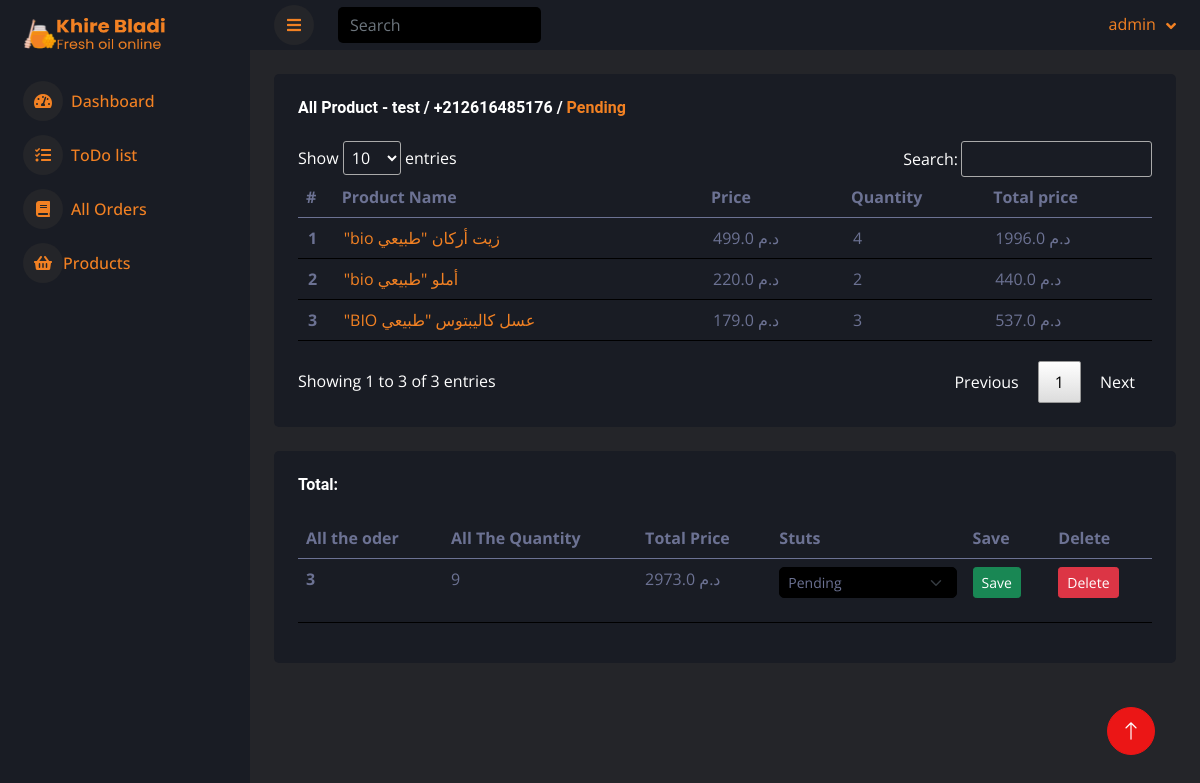
The app's page /dashboard/Order_Details/117 (signed in) with its own data.
### products/models.py (models this page shows)
class ShippingAddress(models.Model):
    customer = models.ForeignKey(Customer, on_delete=models.SET_NULL, blank=True, null=True)
    order = models.ForeignKey(Order, on_delete=models.SET_NULL, blank=True, null=True)
    name = models.CharField(max_length=255, null=True)
    email = models.EmailField(max_length=255, null=True, blank=True)
    city = models.CharField(max_length=255, null=True)
    phone_number = PhoneNumberField()
    date = models.DateTimeField(auto_now_add=True, null=True)
    STATUS_CHOICES = (
        ("Pending", "Pending"),
        ("Processed", "Processed"),
        ("Closed", "Closed"),
    )
    status = models.CharField(max_length=9, choices=STATUS_CHOICES, default="Pending", null=True)
    def __str__(self):
        return self.name

class OrderItem(models.Model):
    product = models.ForeignKey(Product, on_delete=models.SET_NULL, blank=True, null=True)
    order = models.ForeignKey(Order, on_delete=models.SET_NULL, blank=True, null=True)
    quantity = models.IntegerField(default=0, blank=True, null=True)
    date_added = models.DateTimeField(auto_now_add=True)
    def __str__(self):
        return str(self.product)
    @property
    def get_total(self):
        return self.product.price * self.quantity

class Product(models.Model):
    name = models.CharField(max_length = 100)
    discription = models.TextField()
    categories = models.ForeignKey(Categories, on_delete=models.CASCADE, null=True)
    price = models.FloatField()
    anchor_price = models.FloatField()
    product_image = models.ImageField(upload_to = "product", null=True)
    date = models.DateTimeField(auto_now_add=True)
    is_active = models.BooleanField(default=True)
    slug = AutoSlugField(unique=True)
    def __str__(self):
        return self.name

### dashboard/views.py (the view)
# urls.py: path("Order_Details/<int:pk>", order_details, name="order_details"),
def order_details(request, pk):
    orderitems = OrderItem.objects.filter(order=pk)
    client_info = ShippingAddress.objects.get(order=pk)
    if request.method.lower() == 'post':
        form = OrderStatusForm(request.POST)
        if form.is_valid():
            selected_status = form.cleaned_data['status']
            client_info.status = selected_status
            client_info.save()
    else:
        form = OrderStatusForm()
    quantity = sum([ x.quantity for x in orderitems ])
    total_price = sum([ x.get_total for x in orderitems ])
    context = {
        "orderitems": orderitems,
        "client_info": client_info,
        'form': form,
        "total": {
                'all_items': len(orderitems),
                'quantity': quantity,
                'total_price': total_price,
            },
    }
    return render(request, 'dashboard/order_details.html', context)

### dashboard/forms.py
class OrderStatusForm(forms.Form):
    STATUS_CHOICES = [
        ('', 'Select Status'),
        ("Pending", "Pending"),
        ("Processed", "Processed"),
        ("Closed", "Closed"),
    ]
    status = forms.ChoiceField(choices=STATUS_CHOICES, widget=forms.Select(attrs={'class': 'form-select form-select-sm mb-3'}))

### products/context_processors.py (called while the page is built)
def cart_items(request):
    items = []
    try:
        customer = request.user.customer
    except AttributeError :
        try:
            device = request.COOKIES['device']
            customer, created = Customer.objects.get_or_create(device=device)
            order, created = Order.objects.get_or_create(customer=customer, complete=False)
            items = order.orderitem_set.all()
        except:
            items = []
    return {'cartItems': len(items),}

def crsf_token(request):
    csrf_token_included = request.session.get('csrf_token_included', False)
    request.session['csrf_token_included'] = True
    return {'csrf_token_included': csrf_token_included}

### dashboard/templates/dashboard/order_details.html (shortened to what this page needs)
{% extends 'dash_base.html' %}
{% load static %}
{% block sign_css %}
<link href="{% static 'dash_css/table.css' %}" rel="stylesheet">
{% endblock sign_css %}
{% block content %}
<div class="container-fluid pt-4 px-4">
    <div class="row g-4">
        <div class="col-12">
            <div class="bg-secondary rounded h-100 p-4">
                <h6 class="mb-4">All Product - {{ client_info }} / {{ client_info.phone_number }} /
                    {% if client_info.status == 'Pending' %}
                        <span class="text-primary">{{ client_info.status }}</span>
                    {% elif client_info.status == 'Processed' %}
                        <span class="text-success">{{ client_info.status }}</span>
                    {% else %}
                        <span class="text-danger">{{ client_info.status }}</span>
                    {% endif %}
                </h6>
                <div class="table-responsive">
                    <table id="orderTable"  class="table stripe">
                        <thead >
                            <tr>
                                <th scope="col">#</th>
                                <th scope="col">Product Name</th>
                                <th scope="col">Price</th>
                                <th scope="col">Quantity</th>
                                <th scope="col">Total price</th>
                            </tr>
                        </thead>
                        <tbody style="background-color: #191C24;">
                            {% for order in orderitems %}
                                <tr>
                                    <th scope="row">{{ forloop.counter }}</th>
                                    <td><a style="color: #f28123;" href="{% url 'single_product' order.product.slug %}">{{ order }}</a></td>
                                    <td> د.م {{ order.product.price }}</td>
                                    <td>{{ order.quantity }}</td>
                                    <td> د.م {{ order.get_total }}</td>
                                </tr>
                            {% endfor %}
                        </tbody>
                    </table>
                </div>
            </div>
        </div>
        <br>
        <div class="col-12">
            <div class="bg-secondary rounded h-100 p-4">
                <h6 class="mb-4">Total: </h6>
                <div class="table-responsive">
                    <table class="table">
                        <thead>
                            <tr>
                                <th scope="col">All the oder</th>
                                <th scope="col">All The Quantity</th>
                                <th scope="col">Total Price</th>
                                <th scope="col">Stuts</th>
                                <th scope="col">Save</th>
                                <th scope="col">Delete</th>
                            </tr>
                        </thead>
                        <tbody>
                            <tr>
                                <th scope="row">{{ total.all_items }}</th>
                                <td>{{ total.quantity }}</td>
                                <td> د.م {{ total.total_price }}</td>
                                <td>
                                    <form method="post" id="myForm">
                                        <select name="status" class="form-select form-select-sm mb-3" aria-label=".form-select-sm example">
                                            {% for value, label in form.fields.status.choices %}
                                                <option value="{{ value }}" {% if value == client_info.status %}selected{% endif %}>{{ label }}</option>
                                            {% endfor %}
                                        </select>
                                    </form>
                                </td>
                                <td><a class="btn btn-sm btn-success" onclick="document.getElementById('myForm').submit();">Save</a></td>
                                <td><a class="btn btn-sm btn-danger" onclick="confirmDelete('{{ order.id }}')">Delete</a></td>
                            </tr>
                        </tbody>
                    </table>
                </div>
            </div>
        </div>
    </div>
</div>
{% endblock content %}

### dashboard/templates/dash_base.html (shortened to what this page needs)
{% load static %}
<!DOCTYPE html>
<html lang="en">
<head>
    <link href="https://cdnjs.cloudflare.com/ajax/libs/font-awesome/5.10.0/css/all.min.css" rel="stylesheet">
    <link href="https://cdn.jsdelivr.net/npm/bootstrap-icons@1.4.1/font/bootstrap-icons.css" rel="stylesheet">
	<link rel="stylesheet" href="{% static 'dash_lib/owlcarousel/assets/owl.carousel.min.css' %}">
	<link rel="stylesheet" href="{% static 'dash_lib/tempusdominus/css/tempusdominus-bootstrap-4.min.css' %}">
	<link rel="stylesheet" href="{% static 'dash_css/bootstrap.min.css' %}">
	<link rel="stylesheet" href="{% static 'dash_css/style.css' %}">
    {% block sign_css %} {% endblock sign_css %}
</head>
<body>
<div class="container-fluid position-relative d-flex p-0">
    <div class="sidebar pe-4 pb-3">
        <nav class="navbar bg-secondary navbar-dark">
            <a href="{% url 'index' %}" class="navbar-brand mx-4 mb-3">
                <img src="{% static 'img/logo.png' %}" style="width: 150px; height: 40px;" alt="">
            </a>
            <div class="navbar-nav w-100">
                <a href="{% url 'dash_index' %}" class="nav-item nav-link
                "><i class="fa fa-tachometer-alt me-2"></i>Dashboard</a>
                <a href="{% url 'dash_todolist' %}" class="nav-item nav-link
                "><i class="fa fa-tasks me-2"></i>ToDo list</a>
                <a href="{% url 'all_order' %}" class="nav-item nav-link
                "><i class="fa fa-book me-2"></i>All Orders</a>
                <a href="{% url 'admin:products_product_changelist' %}" class="nav-item nav-link"><i class="fa fa-shopping-basket "></i>Products</a>
            </div>
        </nav>
    </div>
            <div class="content">
                <nav class="navbar navbar-expand bg-secondary navbar-dark sticky-top px-4 py-0">
                    <a href="#" class="sidebar-toggler flex-shrink-0 text-primary">
                        <i class="fa fa-bars"></i>
                    </a>
                    <form class="d-none d-md-flex ms-4">
                        <input class="form-control bg-dark border-0" type="search" placeholder="Search">
                    </form>
                    <div class="navbar-nav align-items-center ms-auto">
                        <div class="nav-item dropdown">
                            <a href="#" class="nav-link dropdown-toggle" data-bs-toggle="dropdown">
                                <span class="d-none d-lg-inline-flex">{{ request.user }}</span>
                            </a>
                        </div>
                    </div>
                </nav>
                {% block content %}
                {% endblock %}
            </div>
    <a href="#" class="btn btn-lg btn-primary btn-lg-square back-to-top"><i class="bi bi-arrow-up"></i></a>
</div>
</body>
</html>

### amlo/static/dash_css/style.css (style rules this page uses)
:root { --primary: #ff7300; --secondary: #191C24; --light: #F28123; --dark: #242529; --primary-white: #ff7300; --secondary-white: #ffffff; --light-white: #F28123; --dark-white: #cbcdd4; }
.back-to-top { position: fixed; display: none; right: 45px; bottom: 45px; z-index: 99; }
.btn { transition: .5s; }
.btn-lg-square { width: 48px; height: 48px; }
.btn-square, .btn-sm-square, .btn-lg-square { padding: 0; display: inline-flex; align-items: center; justify-content: center; font-weight: normal; border-radius: 50px; }
.sidebar { position: fixed; top: 0; left: 0; bottom: 0; width: 250px; height: 100vh; overflow-y: auto; background: var(--secondary); transition: 0.5s; z-index: 999; }
.content { margin-left: 250px; min-height: 100vh; background: var(--dark); transition: 0.5s; }
@media (min-width: 992px) { .sidebar { margin-left: 0; } }
@media (min-width: 992px) { .content { width: calc(100% - 250px); } }
.sidebar .navbar .navbar-nav .nav-link { padding: 7px 20px; color: var(--light); font-weight: 500; border-left: 3px solid var(--secondary); border-radius: 0 30px 30px 0; outline: none; }
.sidebar .navbar .navbar-nav .nav-link i { width: 40px; height: 40px; display: inline-flex; align-items: center; justify-content: center; background: var(--dark); border-radius: 40px; }
.content .navbar .navbar-nav .nav-link { margin-left: 25px; padding: 12px 0; color: var(--light); outline: none; }
.content .navbar .sidebar-toggler, .content .navbar .navbar-nav .nav-link i { width: 40px; height: 40px; display: inline-flex; align-items: center; justify-content: center; background: var(--dark); border-radius: 40px; }
.content .navbar .dropdown-toggle::after { margin-left: 6px; vertical-align: middle; border: none; content: "\f107"; font-family: "Font Awesome 5 Free"; font-weight: 900; transition: .5s; }

### amlo/static/dash_css/table.css (style rules this page uses)
table.dataTable tbody th, table.dataTable tbody td { padding: 8px 10px; background-color: #191C24 ; }

### records on screen
ShippingAddress: name "test", phone_number "+212616485176", status "Pending"
OrderItem: product.name "\"bio زيت أركان \"طبيعي", product.price "499.0", quantity "4", get_total "1996.0"
OrderItem: product.name "\"bio أملو \"طبيعي", product.price "220.0", quantity "2", get_total "440.0"
OrderItem: product.name "\"BIO عسل كاليبتوس \"طبيعي", product.price "179.0", quantity "3", get_total "537.0"

### other values on screen
{{ request.user }} "admin"
{{ total.all_items }} "3"
{{ total.quantity }} "9"
{{ total.total_price }} "2973.0"
